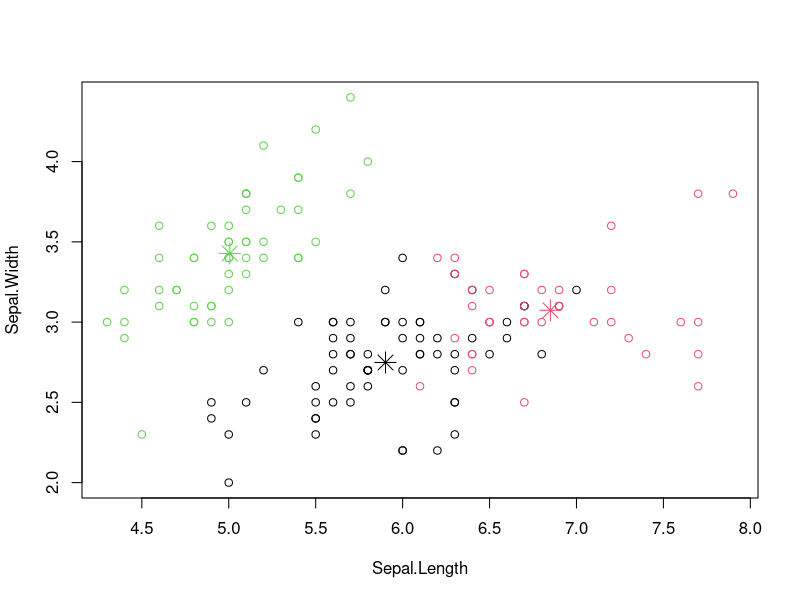

Source code (R):
## ---- chunk 1

summary(iris)
## ---- chunk 2
result=kmeans(iris[,-5],3)
table( iris$Species, result$cluster)
## ---- chunk 3
plot(iris[c("Sepal.Length", "Sepal.Width")], col = result$cluster)
points(result$centers[,c("Sepal.Length", "Sepal.Width")], col = 1:3, pch = 8, cex=2)

